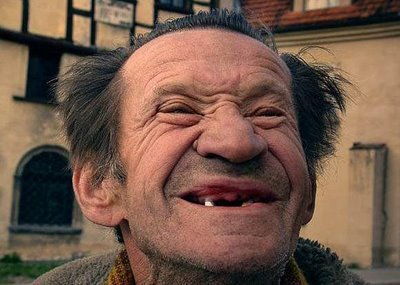
#> input picture pic.jpg, 400 x 285 px
$ python main.py
#> lines starting #> are read from the running program, lines starting #| are printed output that depends on the picture
from tkinter import *
from PIL import Image, ImageTk
import cv2
import numpy as np

dir = "pic.jpg"

img = cv2.imread(dir)
#> img is the input picture: shape (285, 400, 3); mean B, G, R 73.6, 88, 114.7
noise = np.random.normal(0,1,img.size)
noise = noise.reshape(img.shape[0],img.shape[1],img.shape[2]).astype('uint8')
img_noise = cv2.add(img,noise)
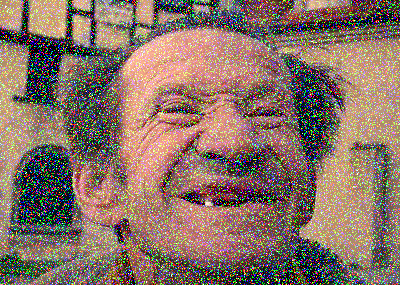
#> img_noise: shape (285, 400, 3); mean B, G, R 102.6, 114.2, 136.9
cv2.imwrite("noised.jpg", img_noise)

b,g,r = cv2.split(img_noise)
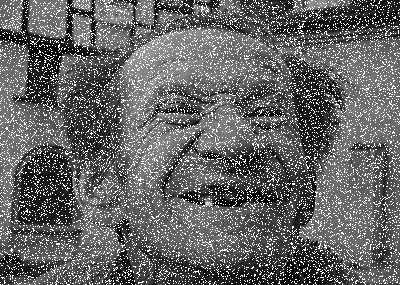
#> b: shape (285, 400); min 0, max 255, mean 102.6
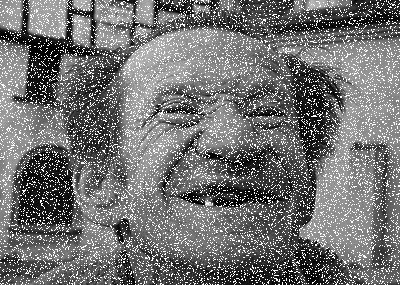
#> g: shape (285, 400); min 0, max 255, mean 114.2
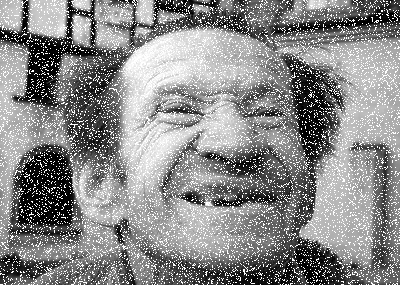
#> r: shape (285, 400); min 0, max 255, mean 136.9
img_noise = cv2.merge((r,g,b))
# cv2.imshow('a',img_noise)
# cv2.waitKey(0)


class Window(Frame):
    def __init__(self, master=None):
#> (the run stopped early here; a loop or call above may not have finished)
